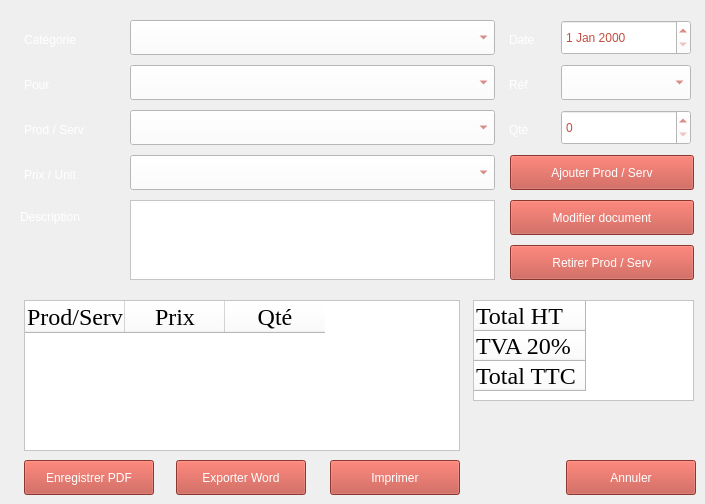
       <widget class="QWidget" name="page_creer">
        <widget class="QLabel" name="label_categorie">
         <property name="geometry">
          <rect>
           <x>24</x>
           <y>30</y>
           <width>71</width>
           <height>20</height>
          </rect>
         </property>
         <property name="styleSheet">
          <string notr="true">color: rgb(255, 255, 255);
font: 18pt &quot;Times New Roman&quot;;</string>
         </property>
         <property name="text">
          <string>Catégorie</string>
         </property>
        </widget>
        <widget class="QComboBox" name="categorie_documents">
         <property name="geometry">
          <rect>
           <x>130</x>
           <y>20</y>
           <width>365</width>
           <height>35</height>
          </rect>
         </property>
         <property name="styleSheet">
          <string notr="true">color: rgb(195, 77, 64);
font: 18pt &quot;Times New Roman&quot;;
background-color: rgb(255, 255, 255);</string>
         </property>
        </widget>
        <widget class="QLabel" name="label_pour">
         <property name="geometry">
          <rect>
           <x>24</x>
           <y>75</y>
           <width>41</width>
           <height>20</height>
          </rect>
         </property>
         <property name="styleSheet">
          <string notr="true">color: rgb(255, 255, 255);
font: 18pt &quot;Times New Roman&quot;;</string>
         </property>
         <property name="text">
          <string>Pour</string>
         </property>
        </widget>
        <widget class="QLabel" name="label_prodserv">
         <property name="geometry">
          <rect>
           <x>24</x>
           <y>120</y>
           <width>91</width>
           <height>20</height>
          </rect>
         </property>
         <property name="styleSheet">
          <string notr="true">color: rgb(255, 255, 255);
font: 18pt &quot;Times New Roman&quot;;</string>
         </property>
         <property name="text">
          <string>Prod / Serv</string>
         </property>
        </widget>
        <widget class="QLabel" name="label_description">
         <property name="geometry">
          <rect>
           <x>20</x>
           <y>205</y>
           <width>90</width>
           <height>24</height>
          </rect>
         </property>
         <property name="styleSheet">
          <string notr="true">color: rgb(255, 255, 255);
font: 18pt &quot;Times New Roman&quot;;</string>
         </property>
         <property name="text">
          <string>Description</string>
         </property>
        </widget>
        <widget class="QLabel" name="label_prixunit">
         <property name="geometry">
          <rect>
           <x>24</x>
           <y>165</y>
           <width>91</width>
           <height>20</height>
          </rect>
         </property>
         <property name="styleSheet">
          <string notr="true">color: rgb(255, 255, 255);
font: 18pt &quot;Times New Roman&quot;;</string>
         </property>
         <property name="text">
          <string>Prix / Unit</string>
         </property>
        </widget>
        <widget class="QComboBox" name="pour_documents">
         <property name="geometry">
          <rect>
           <x>130</x>
           <y>65</y>
           <width>365</width>
           <height>35</height>
          </rect>
         </property>
         <property name="styleSheet">
          <string notr="true">color: rgb(195, 77, 64);
font: 18pt &quot;Times New Roman&quot;;
background-color: rgb(255, 255, 255);</string>
         </property>
        </widget>
        <widget class="QLabel" name="label_date">
         <property name="geometry">
          <rect>
           <x>509</x>
           <y>30</y>
           <width>41</width>
           <height>20</height>
          </rect>
         </property>
         <property name="styleSheet">
          <string notr="true">color: rgb(255, 255, 255);
font: 18pt &quot;Times New Roman&quot;;</string>
         </property>
         <property name="text">
          <string>Date</string>
         </property>
        </widget>
        <widget class="QLabel" name="label_ref">
         <property name="geometry">
          <rect>
           <x>509</x>
           <y>75</y>
           <width>30</width>
           <height>20</height>
          </rect>
         </property>
         <property name="styleSheet">
          <string notr="true">color: rgb(255, 255, 255);
font: 18pt &quot;Times New Roman&quot;;</string>
         </property>
         <property name="text">
          <string>Réf</string>
         </property>
        </widget>
        <widget class="QComboBox" name="ref_documents">
         <property name="geometry">
          <rect>
           <x>561</x>
           <y>65</y>
           <width>130</width>
           <height>35</height>
          </rect>
         </property>
         <property name="styleSheet">
          <string notr="true">color: rgb(195, 77, 64);
font: 18pt &quot;Times New Roman&quot;;
background-color: rgb(255, 255, 255);</string>
         </property>
        </widget>
        <widget class="QPushButton" name="ajouterprodserv_documents">
         <property name="geometry">
          <rect>
           <x>510</x>
           <y>155</y>
           <width>184</width>
           <height>35</height>
          </rect>
         </property>
         <property name="styleSheet">
          <string notr="true">color: rgb(255, 255, 255);
font: 18pt &quot;Times New Roman&quot;;
background-color: rgb(195, 77, 64);</string>
         </property>
         <property name="text">
          <string>Ajouter Prod / Serv</string>
         </property>
        </widget>
        <widget class="QLabel" name="label_qte">
         <property name="geometry">
          <rect>
           <x>509</x>
           <y>120</y>
           <width>31</width>
           <height>20</height>
          </rect>
         </property>
         <property name="styleSheet">
          <string notr="true">color: rgb(255, 255, 255);
font: 18pt &quot;Times New Roman&quot;;</string>
         </property>
         <property name="text">
          <string>Qté</string>
         </property>
        </widget>
        <widget class="QSpinBox" name="qte_documents">
         <property name="geometry">
          <rect>
           <x>561</x>
           <y>110</y>
           <width>130</width>
           <height>35</height>
          </rect>
         </property>
         <property name="styleSheet">
          <string notr="true">color: rgb(195, 77, 64);
font: 18pt &quot;Times New Roman&quot;;
background-color: rgb(255, 255, 255);</string>
         </property>
        </widget>
        <widget class="QComboBox" name="prodserv_documents">
         <property name="geometry">
          <rect>
           <x>130</x>
           <y>110</y>
           <width>365</width>
           <height>35</height>
          </rect>
         </property>
         <property name="styleSheet">
          <string notr="true">color: rgb(195, 77, 64);
font: 18pt &quot;Times New Roman&quot;;
background-color: rgb(255, 255, 255);</string>
         </property>
        </widget>
        <widget class="QComboBox" name="prixunit_documents">
         <property name="geometry">
          <rect>
           <x>130</x>
           <y>155</y>
           <width>365</width>
           <height>35</height>
          </rect>
         </property>
         <property name="styleSheet">
          <string notr="true">color: rgb(195, 77, 64);
font: 18pt &quot;Times New Roman&quot;;
background-color: rgb(255, 255, 255);</string>
         </property>
        </widget>
        <widget class="QPlainTextEdit" name="description_documents">
         <property name="geometry">
          <rect>
           <x>130</x>
           <y>200</y>
           <width>365</width>
           <height>80</height>
          </rect>
         </property>
         <property name="styleSheet">
          <string notr="true">color: rgb(195, 77, 64);
font: 18pt &quot;Times New Roman&quot;;
background-color: rgb(255, 255, 255);</string>
         </property>
        </widget>
        <widget class="QDateEdit" name="date_documents">
         <property name="geometry">
          <rect>
           <x>561</x>
           <y>20</y>
           <width>130</width>
           <height>35</height>
          </rect>
         </property>
         <property name="styleSheet">
          <string notr="true">color: rgb(195, 77, 64);
font: 18pt &quot;Times New Roman&quot;;
background-color: rgb(255, 255, 255);</string>
         </property>
        </widget>
        <widget class="QTableWidget" name="table_prodserv_documents">
         <property name="geometry">
          <rect>
           <x>24</x>
           <y>300</y>
           <width>436</width>
           <height>151</height>
          </rect>
         </property>
         <property name="styleSheet">
          <string notr="true">background-color: rgb(255, 255, 255);</string>
         </property>
         <column>
          <property name="text">
           <string>Prod/Serv</string>
          </property>
          <property name="font">
           <font>
            <family>Times New Roman</family>
            <pointsize>18</pointsize>
           </font>
          </property>
         </column>
         <column>
          <property name="text">
           <string>Prix</string>
          </property>
          <property name="font">
           <font>
            <family>Times New Roman</family>
            <pointsize>18</pointsize>
           </font>
          </property>
         </column>
         <column>
          <property name="text">
           <string>Qté</string>
          </property>
          <property name="font">
           <font>
            <family>Times New Roman</family>
            <pointsize>18</pointsize>
           </font>
          </property>
         </column>
        </widget>
        <widget class="QPushButton" name="modifierdocument_documents">
         <property name="geometry">
          <rect>
           <x>510</x>
           <y>200</y>
           <width>184</width>
           <height>35</height>
          </rect>
         </property>
         <property name="styleSheet">
          <string notr="true">color: rgb(255, 255, 255);
font: 18pt &quot;Times New Roman&quot;;
background-color: rgb(195, 77, 64);</string>
         </property>
         <property name="text">
          <string>Modifier document</string>
         </property>
        </widget>
        <widget class="QTableWidget" name="total_documents">
         <property name="geometry">
          <rect>
           <x>473</x>
           <y>300</y>
           <width>221</width>
           <height>101</height>
          </rect>
         </property>
         <property name="styleSheet">
          <string notr="true">background-color: rgb(255, 255, 255);</string>
         </property>
         <row>
          <property name="text">
           <string>Total HT</string>
          </property>
          <property name="font">
           <font>
            <family>Times New Roman</family>
            <pointsize>18</pointsize>
           </font>
          </property>
         </row>
         <row>
          <property name="text">
           <string>TVA 20%</string>
          </property>
          <property name="font">
           <font>
            <family>Times New Roman</family>
            <pointsize>18</pointsize>
           </font>
          </property>
         </row>
         <row>
          <property name="text">
           <string>Total TTC</string>
          </property>
          <property name="font">
           <font>
            <family>Times New Roman</family>
            <pointsize>18</pointsize>
           </font>
          </property>
         </row>
        </widget>
        <widget class="QPushButton" name="enregistrerpdf_documents">
         <property name="geometry">
          <rect>
           <x>24</x>
           <y>460</y>
           <width>130</width>
           <height>35</height>
          </rect>
         </property>
         <property name="styleSheet">
          <string notr="true">color: rgb(255, 255, 255);
font: 18pt &quot;Times New Roman&quot;;
background-color: rgb(195, 77, 64);</string>
         </property>
         <property name="text">
          <string>Enregistrer PDF</string>
         </property>
        </widget>
        <widget class="QPushButton" name="exporterword_documents">
         <property name="geometry">
          <rect>
           <x>176</x>
           <y>460</y>
           <width>130</width>
           <height>35</height>
          </rect>
         </property>
         <property name="styleSheet">
          <string notr="true">color: rgb(255, 255, 255);
font: 18pt &quot;Times New Roman&quot;;
background-color: rgb(195, 77, 64);</string>
         </property>
         <property name="text">
          <string>Exporter Word</string>
         </property>
        </widget>
        <widget class="QPushButton" name="annuler_documents">
         <property name="geometry">
          <rect>
           <x>566</x>
           <y>460</y>
           <width>130</width>
           <height>35</height>
          </rect>
         </property>
         <property name="styleSheet">
          <string notr="true">color: rgb(255, 255, 255);
font: 18pt &quot;Times New Roman&quot;;
background-color: rgb(195, 77, 64);</string>
         </property>
         <property name="text">
          <string>Annuler</string>
         </property>
        </widget>
        <widget class="QPushButton" name="retirer_prodserv_documents">
         <property name="geometry">
          <rect>
           <x>510</x>
           <y>245</y>
           <width>184</width>
           <height>35</height>
          </rect>
         </property>
         <property name="styleSheet">
          <string notr="true">color: rgb(255, 255, 255);
font: 18pt &quot;Times New Roman&quot;;
background-color: rgb(195, 77, 64);</string>
         </property>
         <property name="text">
          <string>Retirer Prod / Serv</string>
         </property>
        </widget>
        <widget class="QPushButton" name="imprimer_documents">
         <property name="geometry">
          <rect>
           <x>330</x>
           <y>460</y>
           <width>130</width>
           <height>35</height>
          </rect>
         </property>
         <property name="styleSheet">
          <string notr="true">color: rgb(255, 255, 255);
font: 18pt &quot;Times New Roman&quot;;
background-color: rgb(195, 77, 64);</string>
         </property>
         <property name="text">
          <string>Imprimer</string>
         </property>
        </widget>
       </widget>
